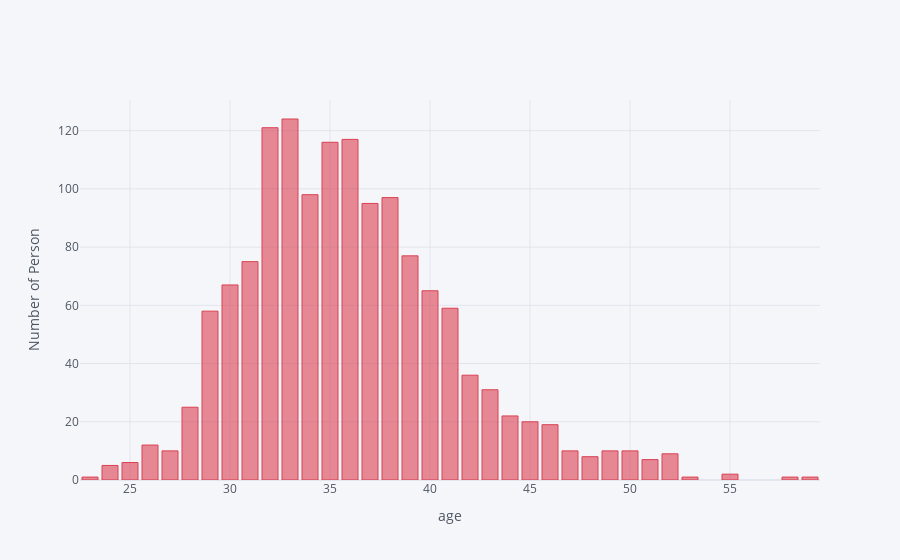

Notebook cell for this chart:
### Code cell
#married
(dms1['age']).value_counts().iplot(kind='bar',xTitle='age', yTitle='Number of Person',color='red')
print(dms1.shape)

### Figure 1 — Plotly figure (JSON) as saved in the notebook; plotly's stock layout.template omitted (floating-point values rounded to 4 significant figures)
{"data": [{"marker": {"color": "rgba(219, 64, 82, 0.6)", "line": {"color": "rgba(219, 64, 82, 1.0)", "width": 1}}, "name": "age", "orientation": "v", "text": "", "type": "bar", "x": [33, 32, 36, 35, 34, 38, 37, 39, 31, 30, 40, 41, 29, 42, 43, 28, 44, 45, 46, 26, 49, 27, 47, 50, 52, 48, 51, 25, 24, 55, 59, 58, 23, 53], "y": [124, 121, 117, 116, 98, 97, 95, 77, 75, 67, 65, 59, 58, 36, 31, 25, 22, 20, 19, 12, 10, 10, 10, 10, 9, 8, 7, 6, 5, 2, 1, 1, 1, 1]}], "layout": {"legend": {"bgcolor": "#F5F6F9", "font": {"color": "#4D5663"}}, "paper_bgcolor": "#F5F6F9", "plot_bgcolor": "#F5F6F9", "title": {"font": {"color": "#4D5663"}}, "xaxis": {"gridcolor": "#E1E5ED", "showgrid": true, "tickfont": {"color": "#4D5663"}, "title": {"font": {"color": "#4D5663"}, "text": "age"}, "zerolinecolor": "#E1E5ED"}, "yaxis": {"gridcolor": "#E1E5ED", "showgrid": true, "tickfont": {"color": "#4D5663"}, "title": {"font": {"color": "#4D5663"}, "text": "Number of Person"}, "zerolinecolor": "#E1E5ED"}}}
